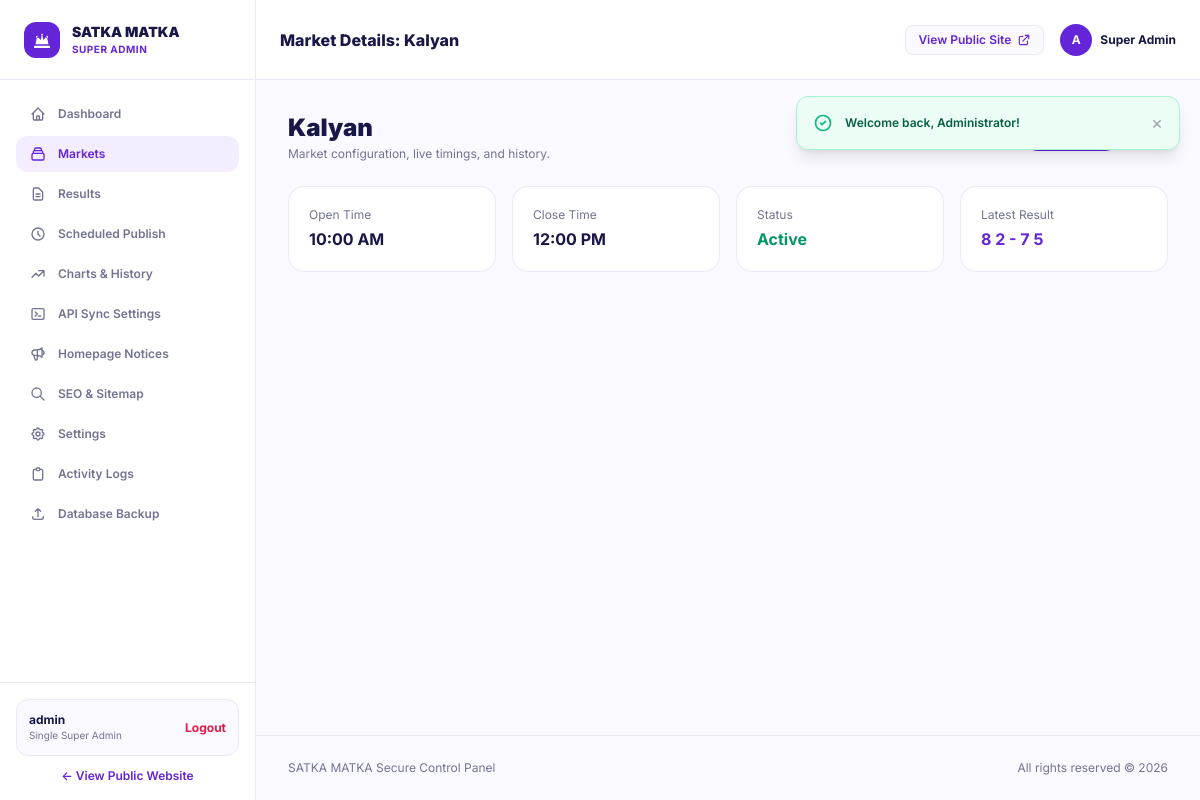
The app's page /admin/markets/view.php?id=1 (signed in) with its own data.
### tables this page shows
CREATE TABLE IF NOT EXISTS markets (
    id INT AUTO_INCREMENT PRIMARY KEY,
    name VARCHAR(100) NOT NULL,
    slug VARCHAR(120) NOT NULL UNIQUE,
    open_time VARCHAR(20) NOT NULL,
    close_time VARCHAR(20) NOT NULL,
    status VARCHAR(20) NOT NULL DEFAULT 'active',
    is_live TINYINT(1) NOT NULL DEFAULT 0,
    is_featured TINYINT(1) NOT NULL DEFAULT 1,
    display_order INT NOT NULL DEFAULT 0,
    seo_title VARCHAR(255) NULL,
    seo_description TEXT NULL,
    created_at DATETIME NOT NULL DEFAULT CURRENT_TIMESTAMP,
    updated_at DATETIME NOT NULL DEFAULT CURRENT_TIMESTAMP ON UPDATE CURRENT_TIMESTAMP
);

CREATE TABLE IF NOT EXISTS results (
    id INT AUTO_INCREMENT PRIMARY KEY,
    market_id INT NOT NULL,
    result_date DATE NOT NULL,
    open_panna VARCHAR(10) NULL,
    open_digit VARCHAR(5) NULL,
    close_digit VARCHAR(5) NULL,
    close_panna VARCHAR(10) NULL,
    open_display VARCHAR(20) NULL,
    close_display VARCHAR(20) NULL,
    jodi VARCHAR(10) NULL,
    full_result VARCHAR(50) NULL,
    status VARCHAR(20) NOT NULL DEFAULT 'published',
    published_at DATETIME NULL,
    created_at DATETIME NOT NULL DEFAULT CURRENT_TIMESTAMP,
    updated_at DATETIME NOT NULL DEFAULT CURRENT_TIMESTAMP ON UPDATE CURRENT_TIMESTAMP,
    UNIQUE KEY uq_market_date (market_id, result_date),
    INDEX idx_result_date (result_date),
    INDEX idx_market_id (market_id)
);

### app/models/Market.php (called while the page is built, shortened)
<?php
class Market {
    public static function findById(int $id): ?array {
        $pdo = Database::getConnection();
        $stmt = $pdo->prepare("SELECT * FROM markets WHERE id = ?");
        $stmt->execute([$id]);
        $row = $stmt->fetch();
        return $row ?: null;
    }
}

### app/helpers/security.php (called while the page is built, shortened)
<?php
function e(?string $value): string {
    return htmlspecialchars($value ?? '', ENT_QUOTES | ENT_SUBSTITUTE, 'UTF-8');
}

### app/models/Result.php (called while the page is built, shortened)
<?php
class Result {
    public static function findLatestForMarket(int $marketId): ?array {
        $pdo = Database::getConnection();
        $stmt = $pdo->prepare("
            SELECT r.*, m.name as market_name, m.slug as market_slug, m.open_time, m.close_time, m.is_live
            FROM results r
            JOIN markets m ON r.market_id = m.id
            WHERE r.market_id = ? AND r.status = 'published'
            ORDER BY r.result_date DESC, r.id DESC
            LIMIT 1
        ");
        $stmt->execute([$marketId]);
        $row = $stmt->fetch();
        return $row ?: null;
    }
}

### admin/markets/view.php (the view, shortened to what this page needs)
<?php
$id = (int)($_GET['id'] ?? 0);
$market = Market::findById($id);
$pageTitle = "Market Details: {$market['name']}";
$latest = Result::findLatestForMarket($id);
require __DIR__ . '/../includes/head.php';
require __DIR__ . '/../includes/sidebar.php';
?>
<div class="flex-1 flex flex-col min-w-0">
  <?php require __DIR__ . '/../includes/header.php'; ?>
  <?php require __DIR__ . '/../../includes/flash-message.php'; ?>
  <main class="p-6 sm:p-8 space-y-6 flex-1 max-w-5xl">
    <div class="flex items-center justify-between">
      <div>
        <h1 class="text-2xl font-black text-[#191747]"><?= e($market['name']) ?></h1>
        <p class="text-xs text-[#737493] mt-0.5">Market configuration, live timings, and history.</p>
      </div>
      <div class="flex items-center space-x-2">
        <a href="/admin/markets/edit.php?id=<?= $market['id'] ?>" class="px-3 py-1.5 rounded-xl bg-[#6425D9] text-white text-xs font-bold">Edit Market</a>
        <a href="/admin/markets/index.php" class="text-xs font-bold text-[#737493] hover:underline">&larr; Back</a>
      </div>
    </div>
    <div class="grid grid-cols-1 sm:grid-cols-4 gap-4">
      <div class="bg-white p-5 rounded-2xl border border-[#EAE8F5]">
        <span class="text-xs text-[#737493] block">Open Time</span>
        <strong class="text-base text-[#191747] block mt-1"><?= e($market['open_time']) ?></strong>
      </div>
      <div class="bg-white p-5 rounded-2xl border border-[#EAE8F5]">
        <span class="text-xs text-[#737493] block">Close Time</span>
        <strong class="text-base text-[#191747] block mt-1"><?= e($market['close_time']) ?></strong>
      </div>
      <div class="bg-white p-5 rounded-2xl border border-[#EAE8F5]">
        <span class="text-xs text-[#737493] block">Status</span>
        <strong class="text-base text-emerald-600 block mt-1"><?= ucfirst($market['status']) ?></strong>
      </div>
      <div class="bg-white p-5 rounded-2xl border border-[#EAE8F5]">
        <span class="text-xs text-[#737493] block">Latest Result</span>
        <strong class="text-base text-[#6425D9] block mt-1"><?= e($latest['full_result'] ?? 'None') ?></strong>
      </div>
    </div>
  </main>
  <?php require __DIR__ . '/../includes/footer.php'; ?>

### admin/includes/header.php (shortened to what this page needs)
<header class="h-20 bg-white border-b border-[#EAE8F5] px-6 flex items-center justify-between shrink-0 sticky top-0 z-30">
  <div class="flex items-center gap-4">
    <h2 class="font-extrabold text-base text-[#191747]"><?= e($pageTitle ?? 'Control Center') ?></h2>
  </div>
  <div class="flex items-center space-x-4 text-xs font-semibold">
    <a href="/index.php" target="_blank" class="hidden sm:flex items-center gap-1.5 px-3 py-1.5 rounded-lg border border-[#EAE8F5] bg-[#FAF9FF] text-[#6425D9] hover:bg-[#F3EDFF] transition">
      <span>View Public Site</span>
      <svg class="w-3.5 h-3.5" fill="none" viewBox="0 0 24 24" stroke="currentColor"><path stroke-linecap="round" stroke-linejoin="round" stroke-width="2" d="M10 6H6a2 2 0 00-2 2v10a2 2 0 002 2h10a2 2 0 002-2v-4M14 4h6m0 0v6m0-6L10 14"/></svg>
    </a>
    <div class="flex items-center gap-2">
      <span class="w-8 h-8 rounded-full bg-[#6425D9] text-white flex items-center justify-center font-bold text-xs">A</span>
      <span class="hidden md:inline font-bold text-[#191747]">Super Admin</span>
    </div>
  </div>
</header>

### assets/css/app.css (style rules this page uses)
:root { --primary-purple: #6425D9; --deep-purple: #35156F; --light-purple: #F3EDFF; --main-bg: #FFFFFF; --soft-bg: #FAF9FF; --primary-text: #191747; --secondary-text: #737493; --border-color: #EAE8F5; --success-green: #16A779; }
body { font-family: 'Inter', -apple-system, BlinkMacSystemFont, 'Segoe UI', Roboto, Helvetica, Arial, sans-serif; color: var(--primary-text); background-color: var(--soft-bg); -webkit-font-smoothing: antialiased; }

### records on screen
markets: name "Market Details: Kalyan", name "Kalyan", open_time "10:00 AM", close_time "12:00 PM", status "Active"
results: full_result "8 2 - 7 5"

### other values on screen
$f['message'] "Welcome back, Administrator!"
